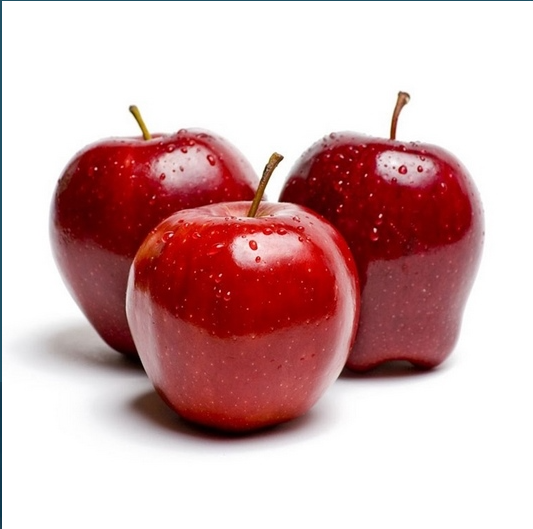
#> input picture resimler/elma.png, 533 x 529 px, found by its file name
$ python morfolojik_islemler.py
#> lines starting #> are read from the running program, lines starting #| are printed output that depends on the picture; after the words box and inside, x2 and y2 are one past the last pixel; in counts of white or black regions, pixels touching at a corner belong together
import cv2
import numpy as np
import matplotlib.pyplot as plt
 # Gri tonlama (tek kanal)
img = cv2.imread("resimler/elma.png", 0)
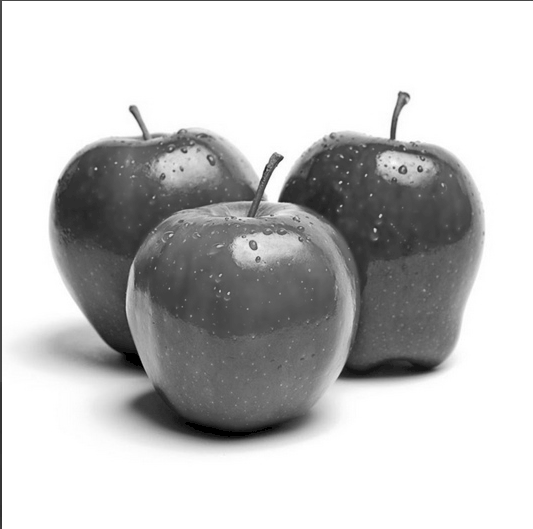
#> img: shape (529, 533); min 0, max 255, mean 194.8
img_gray = cv2.imread("resimler/elma.png", cv2.IMREAD_GRAYSCALE)

# Renkli (BGR formatında)
img_color = cv2.imread("resimler/elma.png")
#> img_color is the input picture: shape (529, 533, 3); mean B, G, R 177.8, 177.1, 212.7


binr = cv2.threshold(img, 0, 255, cv2.THRESH_BINARY+cv2.THRESH_OTSU)[1]
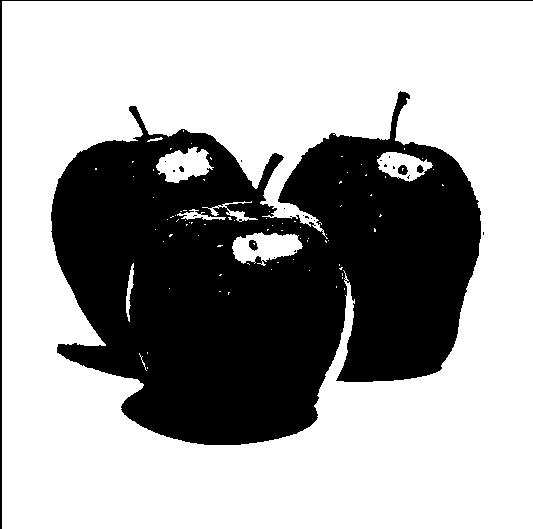
#> binr: shape (529, 533); 64.9% white; 23 black regions (17 under 20 px), largest, box (x1, y1, x2, y2) and area: (51, 91, 481, 445) 96987, (0, 0, 533, 529) 1589, (398, 165, 408, 175) 73, (249, 240, 258, 251) 68, (417, 165, 424, 173) 40, (179, 166, 184, 172) 22

kernel = np.ones((3, 5), np.uint8)

invert = cv2.bitwise_not(binr)

erosion = cv2.erode(invert, kernel, iterations=2)
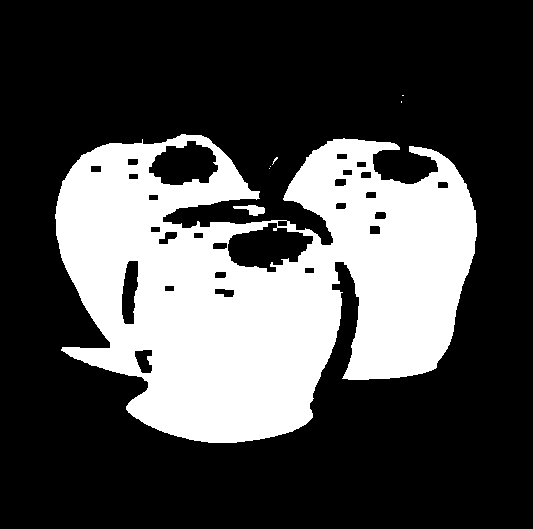
#> erosion: shape (529, 533); 29.5% white; 7 white regions (5 under 20 px), largest, box (x1, y1, x2, y2) and area: (55, 134, 477, 443) 82946, (233, 205, 265, 216) 190
dilation=cv2.dilate(img,kernel,iterations=3)
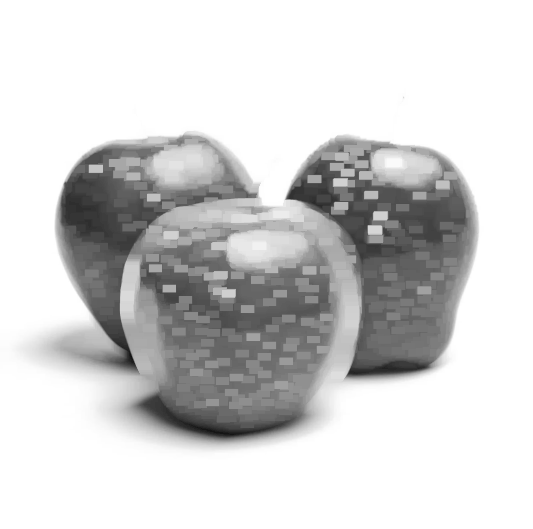
#> dilation: shape (529, 533); min 21, max 255, mean 210.2
opening = cv2.morphologyEx(invert, cv2.MORPH_OPEN,kernel, iterations=5)
#> opening: shape (529, 533); 32.6% white; 3 white regions, box (x1, y1, x2, y2) and area: (52, 136, 481, 445) 91445, (245, 205, 268, 216) 253, (192, 136, 213, 147) 231
closing = cv2.morphologyEx(invert, cv2.MORPH_CLOSE,kernel, iterations=4)
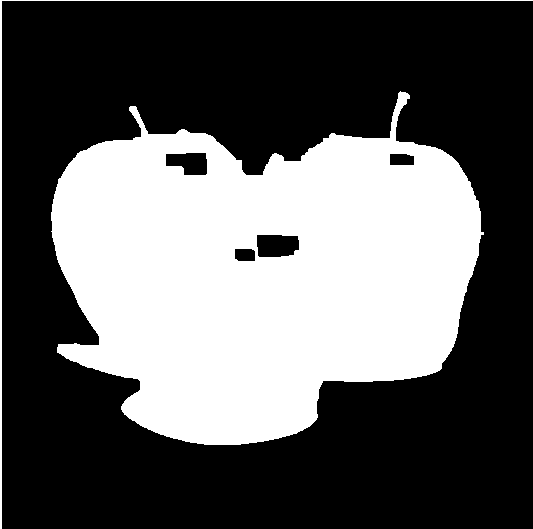
#> closing: shape (529, 533); 36.9% white; 2 white regions, box (x1, y1, x2, y2) and area: (51, 91, 484, 445) 102489, (0, 0, 533, 529) 1589
tophat_gray = cv2.morphologyEx(img_gray, cv2.MORPH_TOPHAT, kernel)
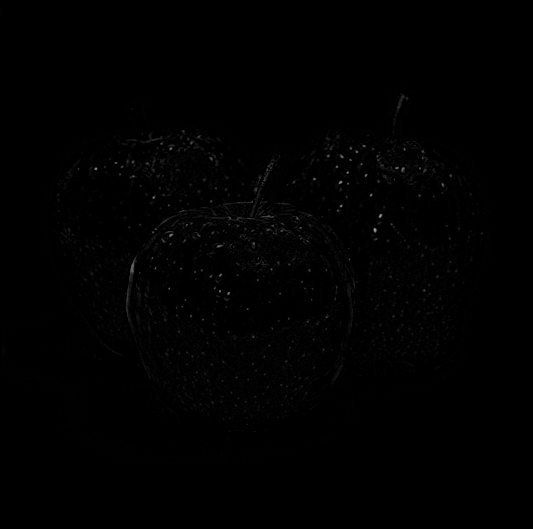
#> tophat_gray: shape (529, 533); min 0, max 155, mean 1
tophat_color = cv2.morphologyEx(img_color, cv2.MORPH_TOPHAT, kernel)
blackhat_gray = cv2.morphologyEx(img_gray, cv2.MORPH_BLACKHAT, kernel)
blackhat_color = cv2.morphologyEx(img_color, cv2.MORPH_BLACKHAT, kernel)
gradient_color = cv2.morphologyEx(img_color, cv2.MORPH_GRADIENT, kernel)
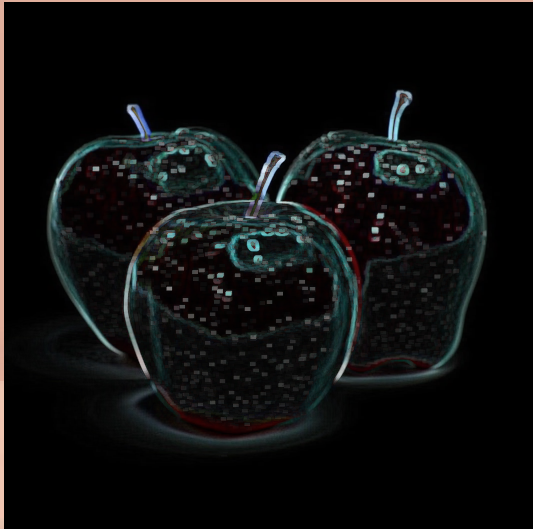
#> gradient_color: shape (529, 533, 3); mean B, G, R 14.6, 14.6, 13.6


cv2.imshow("original",invert)
cv2.imshow("erosion",erosion)
cv2.imshow("dilation",dilation)
cv2.imshow("opening",opening)
cv2.imshow("closing",closing)
cv2.imshow("Orijinal Gri", img_gray)
cv2.imshow("TopHat Gri", tophat_gray)
cv2.imshow("Orijinal Renkli", img_color)
cv2.imshow("TopHat Renkli", tophat_color)
cv2.imshow("Orijinal Gri", img_gray)
cv2.imshow("BlackHat Gri", blackhat_gray)
cv2.imshow("Orijinal Renkli", img_color)
cv2.imshow("BlackHat Renkli", blackhat_color)
cv2.imshow("Sinir (Gradyan) Renkli", gradient_color)


cv2.waitKey(0)
cv2.destroyAllWindows()

$ run again, with resimler/manzara1.jpg saved as resimler/elma.png
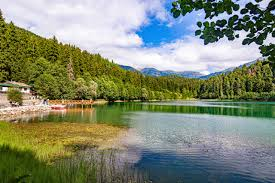
#> input picture resimler/manzara1.jpg, 275 x 183 px, found by its file name
#> img_color is the input picture: shape (183, 275, 3); mean B, G, R 115.9, 137.2, 129.5
#> `binr = cv2.threshold(img, 0, 255, cv2.THRESH_BINARY+cv2.THRESH_OTSU)[1]`:
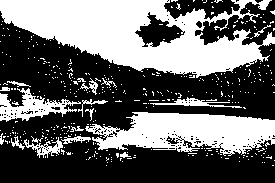
#> binr: shape (183, 275); 40.7% white; 402 white regions (383 under 20 px), largest, box (x1, y1, x2, y2) and area: (0, 0, 275, 78) 11881, (85, 112, 275, 156) 5267, (0, 88, 81, 122) 1129
#> erosion: shape (183, 275); 27.2% white; 48 white regions (31 under 20 px), largest, box (x1, y1, x2, y2) and area: (0, 144, 275, 183) 6989, (75, 55, 217, 127) 2281, (0, 33, 76, 98) 1904
#> opening: shape (183, 275); 28.1% white; 9 white regions, largest, box (x1, y1, x2, y2) and area: (0, 145, 275, 183) 7567, (113, 71, 216, 92) 1510, (0, 57, 64, 95) 1326
#> closing: shape (183, 275); 72.9% white; 2 black regions, box (x1, y1, x2, y2) and area: (0, 0, 260, 73) 9980, (117, 113, 275, 145) 3633
#> `gradient_color = cv2.morphologyEx(img_color, cv2.MORPH_GRADIENT, kernel)`:
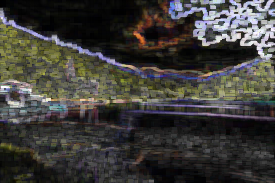
#> gradient_color: shape (183, 275, 3); mean B, G, R 57.7, 61.3, 62.9
